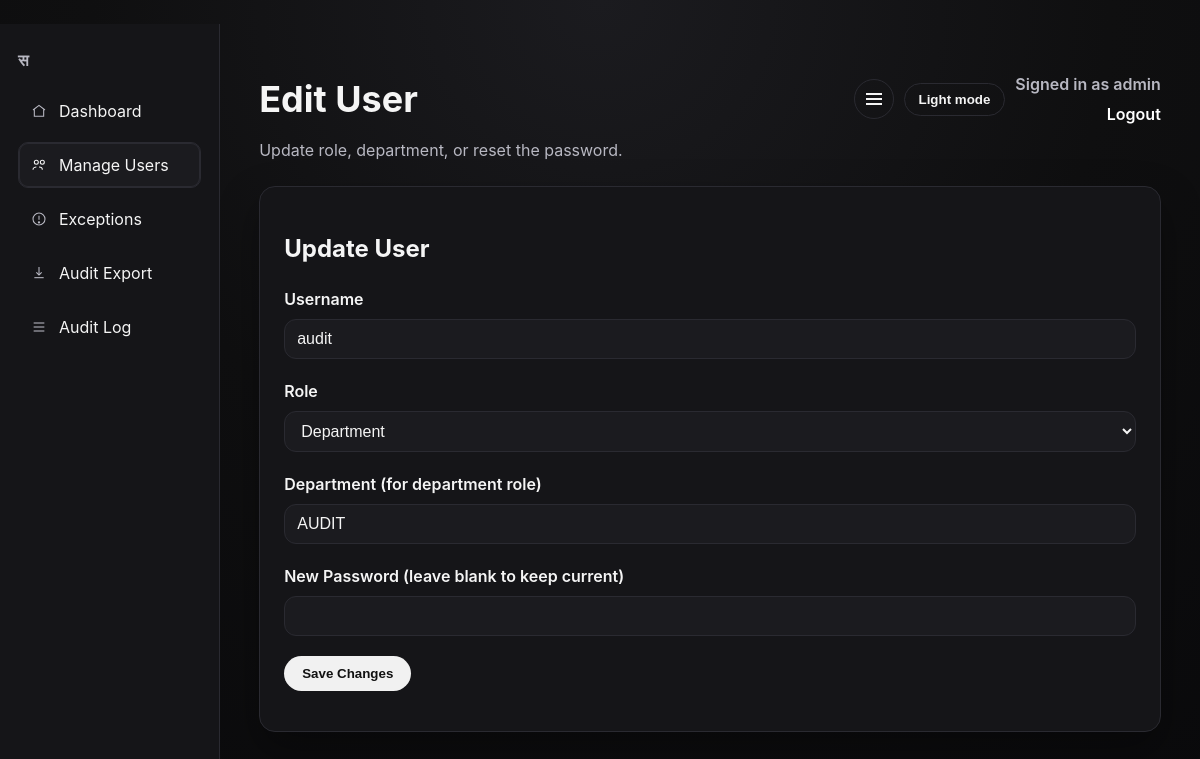
Page /admin/users/2/edit (signed in) on the committed database.
### tables this page shows
CREATE TABLE users (
                id INTEGER PRIMARY KEY AUTOINCREMENT,
                username TEXT UNIQUE NOT NULL,
                password_hash TEXT NOT NULL,
                role TEXT NOT NULL,
                department TEXT
            );

### recon/routes_admin.py (the view, shortened to what this page needs)
    @app.route("/admin/users/<int:user_id>/edit", methods=["GET", "POST"])
    def admin_user_edit(user_id: int):
        user = current_user()
        if not user or user["role"] != "admin":
            return redirect(url_for("login"))
        target = get_user_by_id(user_id)
        if not target:
            return redirect(url_for("admin_users", error="User not found."))
        error = None
        departments = []
        data = get_recon()
        if data:
            departments = sorted({row.get("department", "") for row in data["itam_rows"] if row.get("department", "")})
        return render_template(
            "admin_user_edit.html",
            user=user,
            target=target,
            error=error,
            departments=departments,
        )

### recon/auth.py (called while the page is built)
def current_user():
    user_id = session.get("user_id")
    if not user_id:
        return None
    user = get_user_by_id(user_id)
    if not user:
        return None
    return {
        "id": user["id"],
        "username": user["username"],
        "role": user["role"],
        "department": user["department"],
    }

### recon/db.py (called while the page is built)
def db_connect():
    DATA_DIR.mkdir(parents=True, exist_ok=True)
    UPLOADS_DIR.mkdir(parents=True, exist_ok=True)
    conn = sqlite3.connect(DB_PATH)
    conn.row_factory = sqlite3.Row
    return conn

def get_user_by_id(user_id: int):
    conn = db_connect()
    try:
        cur = conn.execute("SELECT * FROM users WHERE id = ?", (user_id,))
        return cur.fetchone()
    finally:
        conn.close()

### recon/state.py (called while the page is built)
def get_recon():
    return LAST_RECON

### templates/admin_user_edit.html (shortened to what this page needs)
﻿<!doctype html>
<html lang="en">
  <head>
    <link rel="stylesheet" href="{{ url_for('static', filename='style.css') }}?v=20260205" />
  </head>
  <body>
    <div class="layout">
      <aside class="sidebar">
        <div class="brand">&#2360;</div>
        <nav class="nav">
          <a class="nav-link" data-tooltip="Dashboard" href="{{ url_for('admin') }}">
            <svg viewBox="0 0 24 24" fill="none" stroke-width="1.6">
              <path d="M3 10.5l9-7 9 7"></path>
              <path d="M5 9.5V20h14V9.5"></path>
            </svg>
            <span class="label">Dashboard</span>
          </a>
          <a class="nav-link active" data-tooltip="Manage Users" href="{{ url_for('admin_users') }}">
            <svg viewBox="0 0 24 24" fill="none" stroke-width="1.6">
              <circle cx="8" cy="8" r="3"></circle>
              <circle cx="17" cy="8" r="3"></circle>
              <path d="M3 19c0-2.5 3-4 5-4"></path>
              <path d="M12 15c2.5 0 5 1.5 5 4"></path>
            </svg>
            <span class="label">Manage Users</span>
          </a>
          <a class="nav-link" data-tooltip="Exceptions" href="{{ url_for('admin_exceptions') }}">
            <svg viewBox="0 0 24 24" fill="none" stroke-width="1.6">
              <circle cx="12" cy="12" r="9"></circle>
              <path d="M12 7v6"></path>
              <circle cx="12" cy="17" r="1"></circle>
            </svg>
            <span class="label">Exceptions</span>
          </a>
          <a class="nav-link" data-tooltip="Audit Export" href="{{ url_for('admin_export_submissions') }}">
            <svg viewBox="0 0 24 24" fill="none" stroke-width="1.6">
              <path d="M12 3v12"></path>
              <path d="M8 11l4 4 4-4"></path>
              <path d="M5 19h14"></path>
            </svg>
            <span class="label">Audit Export</span>
          </a>
          <a class="nav-link" data-tooltip="Audit Log" href="{{ url_for('admin_audit') }}">
            <svg viewBox="0 0 24 24" fill="none" stroke-width="1.6">
              <path d="M4 6h16"></path>
              <path d="M4 12h16"></path>
              <path d="M4 18h16"></path>
            </svg>
            <span class="label">Audit Log</span>
          </a>
        </nav>
      </aside>
      <main class="page">
      <header class="hero row">
        <div>
          <h1>Edit User</h1>
          <p>Update role, department, or reset the password.</p>
        </div>
        <div class="toolbar">
          <button type="button" class="sidebar-toggle" data-sidebar-toggle aria-label="Toggle sidebar">
            <span class="icon-bars" aria-hidden="true"></span>
          </button>
          <button type="button" class="theme-toggle" data-theme-toggle>Light mode</button>
          <div class="user">
            <span>Signed in as {{ user.username }}</span>
            <a href="{{ url_for('logout') }}">Logout</a>
          </div>
        </div>
      </header>
      <section class="card">
        <h2>Update User</h2>
        <form method="post" class="form">
          <label class="field">
            <span>Username</span>
            <input type="text" name="username" value="{{ target.username }}" required />
          </label>
          <label class="field">
            <span>Role</span>
            <select name="role" required>
              <option value="department" {% if target.role == 'department' %}selected{% endif %}>Department</option>
            </select>
          </label>
          <label class="field">
            <span>Department (for department role)</span>
            <input type="text" name="department" value="{{ target.department or '' }}" list="dept-options" />
          </label>
          <label class="field">
            <span>New Password (leave blank to keep current)</span>
            <input type="password" name="password" />
          </label>
          <button type="submit">Save Changes</button>
        </form>
      </section>
      </main>
    </div>
  </body>
</html>

### static/style.css (style rules this page uses)
* { box-sizing: border-box; }
body { margin: 0; font-family: "Geist", "Inter", "Segoe UI", sans-serif; color: var(--text); background: radial-gradient(circle at top, #1b1b1f 0%, #0f0f10 50%, #0a0a0c 100%); min-height: 100vh; line-height: 1.5; }
.page { width: min(1100px, 92%); margin: 0 auto; padding: 48px 0 64px; }
.layout { display: grid; grid-template-columns: 220px 1fr; min-height: 100vh; }
.sidebar { background: var(--card); border-right: 1px solid var(--border); padding: 24px 18px; position: sticky; top: 0; height: 100vh; }
.brand { font-weight: 700; letter-spacing: 0.08em; text-transform: uppercase; color: var(--muted); margin-bottom: 16px; }
.nav { display: grid; gap: 8px; }
.nav-link { text-decoration: none; color: var(--text); padding: 10px 12px; border-radius: 10px; border: 1px solid transparent; display: grid; grid-template-columns: 18px 1fr; align-items: center; gap: 10px; position: relative; }
.nav-link.active { background: var(--card-alt); border-color: var(--border); box-shadow: inset 0 0 0 1px var(--border); }
.nav-link { position: relative; }
.sidebar, .layout { transition: grid-template-columns 0.2s ease, padding 0.2s ease; }
.sidebar-toggle { border: 1px solid var(--border); border-radius: 999px; width: 40px; height: 40px; padding: 0; font-weight: 600; background: var(--ghost-bg); color: var(--text); cursor: pointer; display: inline-flex; align-items: center; justify-content: center; }
.icon-bars { display: inline-block; width: 16px; height: 2px; background: var(--text); position: relative; }
.icon-bars::before, .icon-bars::after { content: ""; position: absolute; left: 0; width: 16px; height: 2px; background: var(--text); }
.icon-bars::before { top: -5px; }
.icon-bars::after { top: 5px; }
.nav-link .label { display: inline-block; }
.nav-link svg { width: 16px; height: 16px; stroke: var(--muted); }
.nav-link.active svg { stroke: var(--text); }
.hero { margin-bottom: 24px; }
.hero.row { display: flex; align-items: flex-start; justify-content: space-between; gap: 16px; }
.hero h1 { font-size: clamp(2rem, 3vw, 3rem); margin: 0 0 12px; }
.hero p { margin: 0; color: var(--muted); max-width: 760px; }
.toolbar { display: flex; gap: 10px; align-items: center; justify-content: flex-end; }
.user { text-align: right; font-weight: 600; color: var(--muted); display: grid; gap: 6px; }
.user a { color: var(--accent); text-decoration: none; }
.card { background: var(--card); border: 1px solid var(--border); border-radius: 16px; padding: 24px; margin-bottom: 24px; box-shadow: 0 18px 40px rgba(0, 0, 0, 0.35); }
.form { display: grid; gap: 20px; }
.field { display: grid; gap: 8px; font-weight: 600; }
input[type="file"], input[type="text"], input[type="password"], input[type="search"], select { padding: 10px 12px; border: 1px solid var(--border); border-radius: 12px; background: var(--card-alt); font-size: 1rem; color: var(--text); }
button { width: fit-content; padding: 10px 18px; border: none; border-radius: 999px; font-weight: 600; background: var(--btn-bg); color: var(--btn-text); cursor: pointer; transition: background 0.2s ease; }
.theme-toggle { border: 1px solid var(--border); border-radius: 999px; padding: 8px 14px; font-weight: 600; background: var(--ghost-bg); color: var(--text); cursor: pointer; }

### rows in the picture
users: username "admin"
users: username "audit", role "Department", department "AUDIT"
